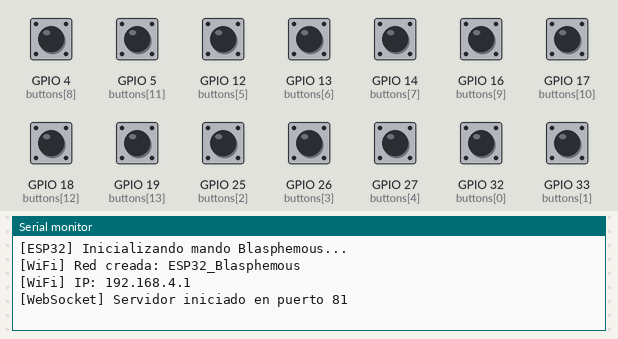
Bench run of a sketch on a simulated ESP32. Parts: the last lines printed to the serial monitor. Inputs (shaded band) come from the test bench; at power-on: GPIO 4 (buttons[8]), GPIO 5 (buttons[11]), GPIO 12 (buttons[5]), GPIO 13 (buttons[6]), GPIO 14 (buttons[7]), GPIO 16 (buttons[9]), GPIO 17 (buttons[10]), GPIO 18 (buttons[12]), GPIO 19 (buttons[13]), GPIO 25 (buttons[2]), GPIO 26 (buttons[3]), GPIO 27 (buttons[4]), GPIO 32 (buttons[0]), GPIO 33 (buttons[1]) HIGH.

Above: at 1.2 s.
1.3 s: GPIO 4 (buttons[8]) pulled LOW for 0.15 s
At 2.5 s:
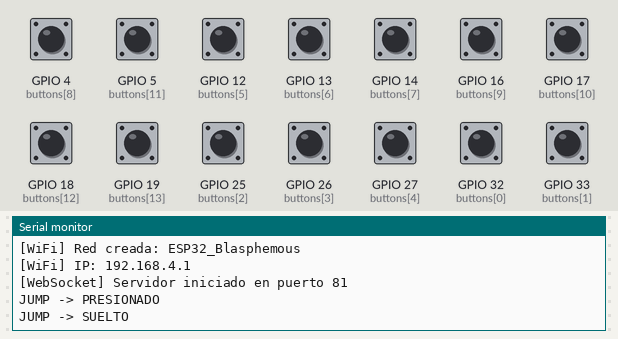
2.9 s: GPIO 5 (buttons[11]) pulled LOW for 0.15 s
At 3.5 s:
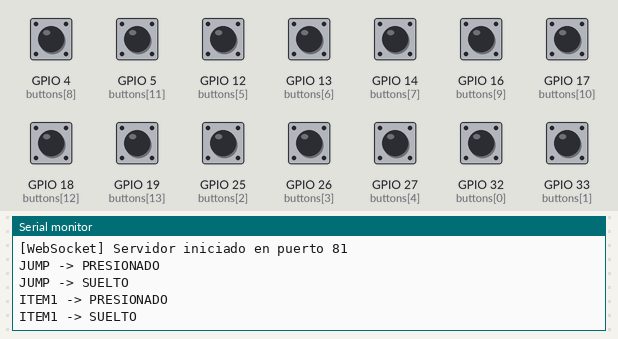
4.5 s: GPIO 12 (buttons[5]) pulled LOW for 0.15 s
At 5.8 s:
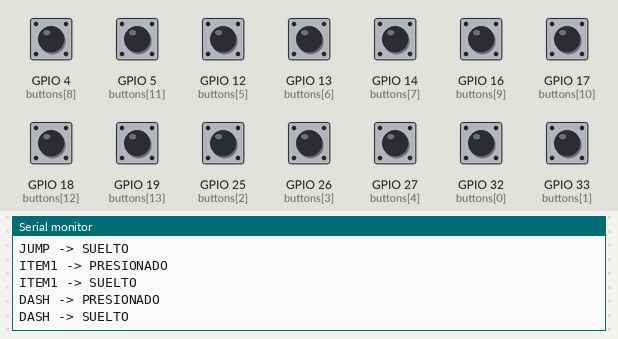
6.1 s: GPIO 13 (buttons[6]) pulled LOW for 0.15 s
At 7.0 s:
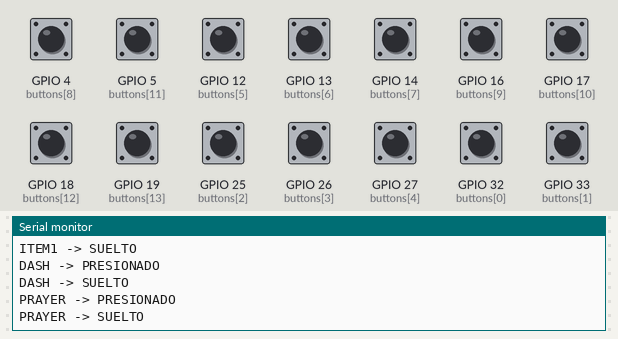
7.7 s: GPIO 14 (buttons[7]) pulled LOW for 0.15 s
At 8.5 s:
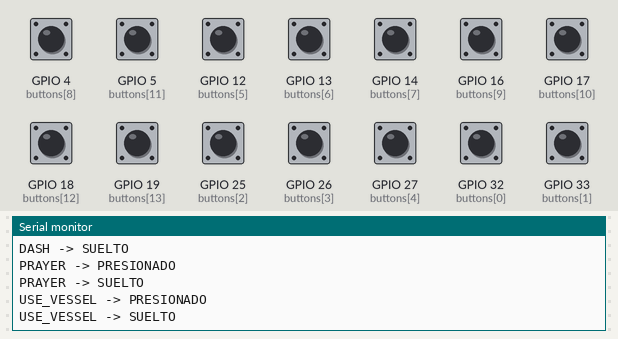
9.3 s: GPIO 16 (buttons[9]) pulled LOW for 0.15 s
At 10.6 s:
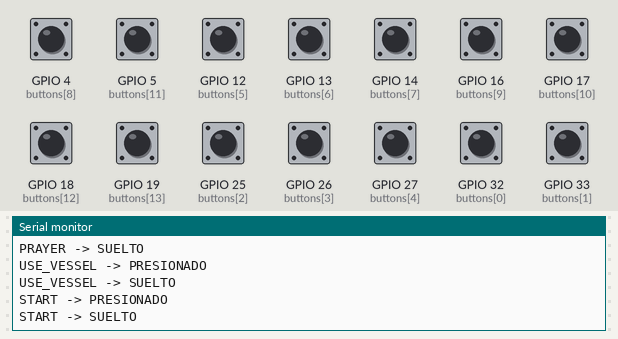

Measured:
- after the input at 1.3 s, the serial monitor: prints a new line at once (image 1)
- after the input at 2.9 s, the serial monitor: prints a new line at once (image 2)
- after the input at 4.5 s, the serial monitor: prints a new line at once (image 3)
- after the input at 6.1 s, the serial monitor: prints a new line at once (image 4)
- after the input at 7.7 s, the serial monitor: prints a new line at once (image 5)
- after the input at 9.3 s, the serial monitor: prints a new line at once (image 6)

The sketch:

Gamepad.ino
```cpp
#include <WiFi.h>
#include <WebSocketsServer.h>
#include <ArduinoJson.h>

// Configuración de la red Wi-Fi que crea el ESP32
const char* ssid = "ESP32_Blasphemous";
const char* password = "12345678";

// Servidor WebSocket en el puerto 81
WebSocketsServer webSocket = WebSocketsServer(81);

// Cantidad total de botones
const int NUM_BUTTONS = 14;

// Asignación de pines GPIO a cada acción
const int buttons[NUM_BUTTONS] = {
  32, 33, 25, 26, 27, 12, 13, 14, 4, 16, 17, 5, 18, 19
};

// Nombres identificadores de cada botón
const char* buttonNames[NUM_BUTTONS] = {
  "UP", "DOWN", "LEFT", "RIGHT",
  "ATTACK", "DASH", "PRAYER", "USE_VESSEL",
  "JUMP", "START", "SELECT",
  "ITEM1", "ITEM2", "ITEM3"
};

// Estado anterior de cada botón para detectar cambios
int lastState[NUM_BUTTONS];

void setup() {
  Serial.begin(115200);
  Serial.println("\n[ESP32] Inicializando mando Blasphemous...");

  // Configura cada pin como entrada con resistencia pull-up
  for (int i = 0; i < NUM_BUTTONS; i++) {
    pinMode(buttons[i], INPUT_PULLUP);
    lastState[i] = !digitalRead(buttons[i]);
  }

  // Crea la red Wi-Fi del mando
  WiFi.softAP(ssid, password);
  Serial.print("[WiFi] Red creada: ");
  Serial.println(ssid);
  Serial.print("[WiFi] IP: ");
  Serial.println(WiFi.softAPIP());

  // Inicia el servidor WebSocket
  webSocket.begin();
  Serial.println("[WebSocket] Servidor iniciado en puerto 81");
}

void loop() {
  webSocket.loop();
  StaticJsonDocument<512> doc;
  bool changed = false;

  // Lectura de los estados de los botones
  for (int i = 0; i < NUM_BUTTONS; i++) {
    int reading = !digitalRead(buttons[i]); // Activo en bajo
    doc[buttonNames[i]] = reading;

    // Detecta si el botón cambió de estado
    if (reading != lastState[i]) {
      Serial.print(buttonNames[i]);
      Serial.print(" -> ");
      Serial.println(reading ? "PRESIONADO" : "SUELTO");
      lastState[i] = reading;
      changed = true;
    }
  }

  // Envía solo si hubo un cambio
  if (changed) {
    String jsonStr;
    serializeJson(doc, jsonStr);
    webSocket.broadcastTXT(jsonStr);
  }

  delay(15); // Controla la frecuencia de actualización (~60 Hz)
}
```
